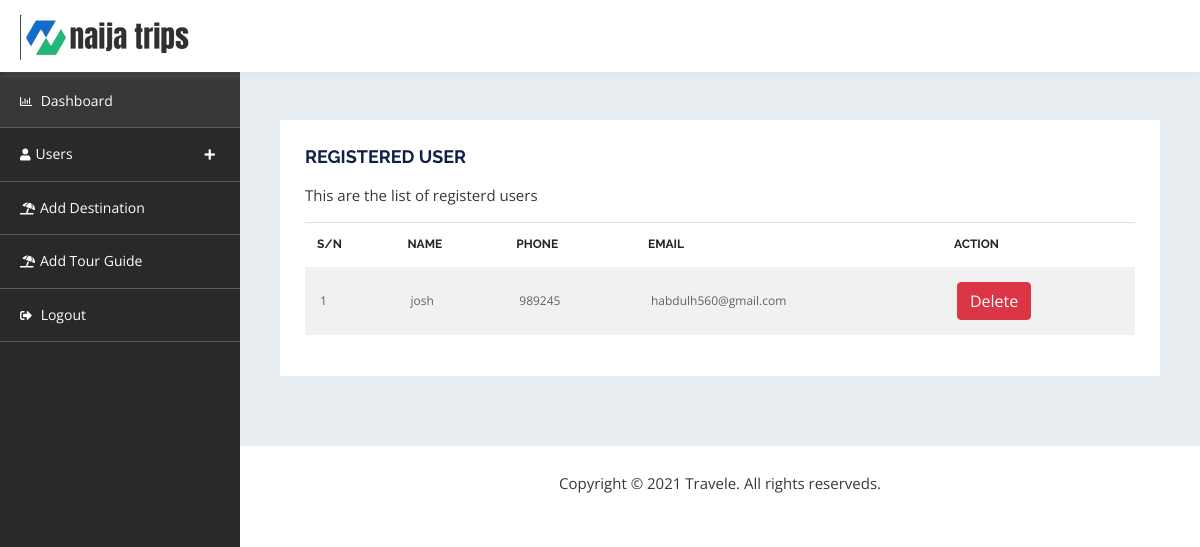
/admin/user.php (signed in), run on the app's committed database.
### tables this page shows
CREATE TABLE `users` (
  `id` int(11) NOT NULL,
  `firstname` varchar(11) NOT NULL,
  `email` varchar(20) NOT NULL,
  `phone` varchar(11) NOT NULL,
  `password` varchar(255) NOT NULL
);

### admin/user.php (the view, shortened to what this page needs)
<?php
include 'header.php';
include "../connection.php";
?>
            <div class="db-info-wrap">
                <div class="row">
                    <div class="col-lg-12">
                        <div class="dashboard-box table-opp-color-box">
                            <h4>Registered User </h4>
                            <p>This are the list of registerd users</p>
                            <div class="table-responsive">
                                <table class="table">
                                    <thead>
                                        <tr>
                                            <th>S/N</th>
                                            <th>Name</th>
                                            <th>Phone</th>
                                            <th>Email</th>
                                            <th>Action</th>
                                        </tr>
                                    </thead>
                                    <tbody>
                                        <?php
                                        $sql = "SELECT id, firstname, email, phone FROM users ORDER BY id DESC";
                                        $result = mysqli_query($conn, $sql);
                                        if (mysqli_num_rows($result) > 0) {
                                            $sn = 1;
                                            while ($row = mysqli_fetch_assoc($result)) {
                                                echo "<tr>";
                                                echo "<td>{$sn}</td>";
                                                echo "<td>{$row['firstname']}</td>";
                                                echo "<td>{$row['phone']}</td>";
                                                echo "<td>{$row['email']}</td>";
                                                echo "<td>
                                                    <form method='POST' action='delete_user.php' style='display:inline;'>
                                                        <input type='hidden' name='id' value='{$row['id']}'>
                                                        <button type='submit' class='btn btn-danger' onclick='return confirm(\"Are you sure you want to delete this user?\")'>Delete</button>
                                                    </form>
                                                </td>";
                                                echo "</tr>";
                                                $sn++;
                                            }
                                        } else {
                                            echo "<tr><td colspan='5'>No registered users found</td></tr>";
                                        }
                                        ?>
                                    </tbody>
                                </table>
                            </div>
                        </div>
                    </div>
                </div>
            </div>
            <div class="copyrights">
               Copyright © 2021 Travele. All rights reserveds.
            </div>
        </div>
    </div>
</body>
</html>

### admin/style.css (style rules this page uses)
html { line-height: 1.15; -webkit-text-size-adjust: 100%; }
body { margin: 0; }
button, input, optgroup, select, textarea { font-family: inherit; font-size: 100%; line-height: 1.15; margin: 0; }
button, input { overflow: visible; }
button, select { text-transform: none; }
button, [type=button], [type=reset], [type=submit] { -webkit-appearance: button; }
body { font-size: 15px; color: #383838; background-color: #ffffff; font-family: "Open Sans", sans-serif; font-weight: normal; font-style: normal; line-height: 1.6; -webkit-font-smoothing: antialiased; word-wrap: break-word; }
p { line-height: 1.6; margin: 0 0 15px; word-wrap: break-word; }
h1, h2, h3, h4, h5, h6 { color: #101F46; font-family: "Raleway", sans-serif; }
h1, h2, h3, h4, h5, h6 { margin: 0 0 15px; line-height: 1.3; }
h4 { font-size: 18px; font-weight: 700; }
form { position: relative; }
#dashboard .copyrights { padding: 25px 0; display: block; text-align: center; background-color: #fff; padding-left: 20%; width: 100%; }
.db-info-wrap { background: #e8edf2; float: left; width: 80%; padding: 60px 40px 40px; margin-left: 20%; margin-top: 60px; }
.dashboard-box { background-color: #ffffff; padding: 25px; font-size: 12px; margin-bottom: 30px; }
.dashboard-box h4 { font-weight: 700; text-transform: uppercase; }
.dashboard-box thead tr th { font-family: "Raleway", sans-serif; text-transform: uppercase; font-weight: 700; border-width: 1px; }
.dashboard-box tbody tr td { color: #616161; padding: 15px; vertical-align: middle; }
.table-opp-color-box table thead tr th { border-bottom: none; }
.table-opp-color-box table tbody tr:nth-of-type(odd) { background-color: #f1f1f1; }
.table-opp-color-box table tbody tr td { border: none; }
.dashboard-box p { font-size: 15px; }

### data on the page
users: firstname "josh", phone "989245", email "habdulh560@gmail.com"
